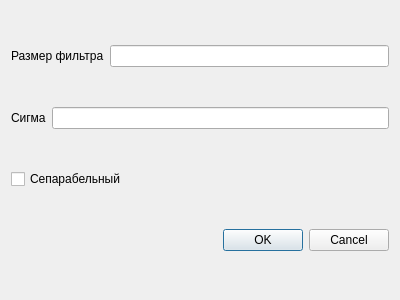
<?xml version="1.0" encoding="UTF-8"?>
<ui version="4.0">
 <class>GaussDialog</class>
 <widget class="QDialog" name="GaussDialog">
  <property name="geometry">
   <rect>
    <x>0</x>
    <y>0</y>
    <width>400</width>
    <height>300</height>
   </rect>
  </property>
  <property name="windowTitle">
   <string>Dialog</string>
  </property>
  <layout class="QVBoxLayout" name="verticalLayout">
   <item>
    <layout class="QHBoxLayout" name="horizontalLayout">
     <item>
      <widget class="QLabel" name="label">
       <property name="sizePolicy">
        <sizepolicy hsizetype="Preferred" vsizetype="Preferred">
         <horstretch>0</horstretch>
         <verstretch>0</verstretch>
        </sizepolicy>
       </property>
       <property name="text">
        <string>Размер фильтра</string>
       </property>
      </widget>
     </item>
     <item>
      <widget class="QLineEdit" name="lineEdit"/>
     </item>
    </layout>
   </item>
   <item>
    <layout class="QHBoxLayout" name="horizontalLayout_2">
     <item>
      <widget class="QLabel" name="label_2">
       <property name="text">
        <string>Сигма</string>
       </property>
      </widget>
     </item>
     <item>
      <widget class="QLineEdit" name="lineEdit_2"/>
     </item>
    </layout>
   </item>
   <item>
    <widget class="QCheckBox" name="checkBox">
     <property name="text">
      <string>Сепарабельный</string>
     </property>
    </widget>
   </item>
   <item>
    <widget class="QDialogButtonBox" name="buttonBox">
     <property name="orientation">
      <enum>Qt::Horizontal</enum>
     </property>
     <property name="standardButtons">
      <set>QDialogButtonBox::Cancel|QDialogButtonBox::Ok</set>
     </property>
    </widget>
   </item>
  </layout>
 </widget>
 <resources/>
 <connections>
  <connection>
   <sender>buttonBox</sender>
   <signal>accepted()</signal>
   <receiver>GaussDialog</receiver>
   <slot>accept()</slot>
   <hints>
    <hint type="sourcelabel">
     <x>248</x>
     <y>254</y>
    </hint>
    <hint type="destinationlabel">
     <x>157</x>
     <y>274</y>
    </hint>
   </hints>
  </connection>
  <connection>
   <sender>buttonBox</sender>
   <signal>rejected()</signal>
   <receiver>GaussDialog</receiver>
   <slot>reject()</slot>
   <hints>
    <hint type="sourcelabel">
     <x>316</x>
     <y>260</y>
    </hint>
    <hint type="destinationlabel">
     <x>286</x>
     <y>274</y>
    </hint>
   </hints>
  </connection>
 </connections>
</ui>
